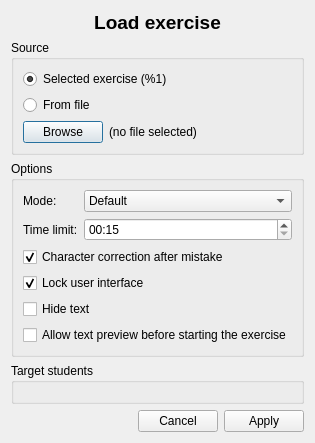
<?xml version="1.0" encoding="UTF-8"?>
<ui version="4.0">
 <class>LoadExerciseDialog</class>
 <widget class="QDialog" name="LoadExerciseDialog">
  <property name="geometry">
   <rect>
    <x>0</x>
    <y>0</y>
    <width>450</width>
    <height>561</height>
   </rect>
  </property>
  <property name="windowTitle">
   <string>Load exercise</string>
  </property>
  <layout class="QVBoxLayout" name="verticalLayout">
   <property name="sizeConstraint">
    <enum>QLayout::SetFixedSize</enum>
   </property>
   <item>
    <widget class="QLabel" name="title">
     <property name="sizePolicy">
      <sizepolicy hsizetype="Preferred" vsizetype="Fixed">
       <horstretch>0</horstretch>
       <verstretch>0</verstretch>
      </sizepolicy>
     </property>
     <property name="font">
      <font>
       <pointsize>14</pointsize>
       <weight>75</weight>
       <bold>true</bold>
      </font>
     </property>
     <property name="text">
      <string>Load exercise</string>
     </property>
     <property name="alignment">
      <set>Qt::AlignCenter</set>
     </property>
    </widget>
   </item>
   <item>
    <widget class="QGroupBox" name="sourceBox">
     <property name="title">
      <string>Source</string>
     </property>
     <layout class="QVBoxLayout" name="verticalLayout_2">
      <item>
       <widget class="QRadioButton" name="selectedExButton">
        <property name="text">
         <string>Selected exercise (%1)</string>
        </property>
        <property name="checked">
         <bool>true</bool>
        </property>
       </widget>
      </item>
      <item>
       <widget class="QRadioButton" name="fromFileButton">
        <property name="text">
         <string>From file</string>
        </property>
       </widget>
      </item>
      <item>
       <widget class="QWidget" name="selectedFileWidget" native="true">
        <layout class="QHBoxLayout" name="horizontalLayout">
         <property name="leftMargin">
          <number>0</number>
         </property>
         <property name="topMargin">
          <number>0</number>
         </property>
         <property name="rightMargin">
          <number>0</number>
         </property>
         <property name="bottomMargin">
          <number>0</number>
         </property>
         <item>
          <widget class="QPushButton" name="browseButton">
           <property name="sizePolicy">
            <sizepolicy hsizetype="Fixed" vsizetype="Fixed">
             <horstretch>0</horstretch>
             <verstretch>0</verstretch>
            </sizepolicy>
           </property>
           <property name="text">
            <string>Browse</string>
           </property>
          </widget>
         </item>
         <item>
          <widget class="QLabel" name="selectedFileLabel">
           <property name="text">
            <string>(no file selected)</string>
           </property>
          </widget>
         </item>
        </layout>
       </widget>
      </item>
     </layout>
    </widget>
   </item>
   <item>
    <widget class="QGroupBox" name="optionsBox">
     <property name="title">
      <string>Options</string>
     </property>
     <layout class="QVBoxLayout" name="verticalLayout_3">
      <item>
       <widget class="QFrame" name="optionsForm">
        <property name="sizePolicy">
         <sizepolicy hsizetype="Preferred" vsizetype="Fixed">
          <horstretch>0</horstretch>
          <verstretch>0</verstretch>
         </sizepolicy>
        </property>
        <property name="frameShape">
         <enum>QFrame::NoFrame</enum>
        </property>
        <property name="frameShadow">
         <enum>QFrame::Plain</enum>
        </property>
        <layout class="QFormLayout" name="formLayout">
         <property name="leftMargin">
          <number>0</number>
         </property>
         <property name="topMargin">
          <number>0</number>
         </property>
         <property name="rightMargin">
          <number>0</number>
         </property>
         <property name="bottomMargin">
          <number>0</number>
         </property>
         <item row="0" column="0">
          <widget class="QLabel" name="modeLabel">
           <property name="text">
            <string>Mode:</string>
           </property>
          </widget>
         </item>
         <item row="0" column="1">
          <widget class="QComboBox" name="modeBox">
           <property name="sizePolicy">
            <sizepolicy hsizetype="Expanding" vsizetype="Fixed">
             <horstretch>0</horstretch>
             <verstretch>0</verstretch>
            </sizepolicy>
           </property>
           <item>
            <property name="text">
             <string>Default</string>
            </property>
           </item>
           <item>
            <property name="text">
             <string>Time limited</string>
            </property>
           </item>
          </widget>
         </item>
         <item row="1" column="0">
          <widget class="QLabel" name="timeLabel">
           <property name="text">
            <string>Time limit:</string>
           </property>
          </widget>
         </item>
         <item row="1" column="1">
          <widget class="QTimeEdit" name="timeEdit">
           <property name="maximumTime">
            <time>
             <hour>0</hour>
             <minute>59</minute>
             <second>59</second>
            </time>
           </property>
           <property name="minimumTime">
            <time>
             <hour>0</hour>
             <minute>0</minute>
             <second>15</second>
            </time>
           </property>
           <property name="displayFormat">
            <string notr="true">mm:ss</string>
           </property>
           <property name="time">
            <time>
             <hour>0</hour>
             <minute>0</minute>
             <second>15</second>
            </time>
           </property>
          </widget>
         </item>
        </layout>
       </widget>
      </item>
      <item>
       <widget class="QCheckBox" name="correctMistakesCheckBox">
        <property name="text">
         <string>Character correction after mistake</string>
        </property>
        <property name="checked">
         <bool>true</bool>
        </property>
       </widget>
      </item>
      <item>
       <widget class="QCheckBox" name="lockUiCheckBox">
        <property name="text">
         <string>Lock user interface</string>
        </property>
        <property name="checked">
         <bool>true</bool>
        </property>
       </widget>
      </item>
      <item>
       <widget class="QCheckBox" name="hideTextCheckBox">
        <property name="text">
         <string>Hide text</string>
        </property>
       </widget>
      </item>
      <item>
       <widget class="QCheckBox" name="textPreviewCheckBox">
        <property name="text">
         <string>Allow text preview before starting the exercise</string>
        </property>
       </widget>
      </item>
     </layout>
    </widget>
   </item>
   <item>
    <widget class="QGroupBox" name="targetBox">
     <property name="title">
      <string>Target students</string>
     </property>
     <layout class="QGridLayout" name="targetLayout"/>
    </widget>
   </item>
   <item>
    <widget class="QDialogButtonBox" name="buttonBox">
     <property name="standardButtons">
      <set>QDialogButtonBox::Apply|QDialogButtonBox::Cancel</set>
     </property>
    </widget>
   </item>
  </layout>
 </widget>
 <resources/>
 <connections/>
</ui>
